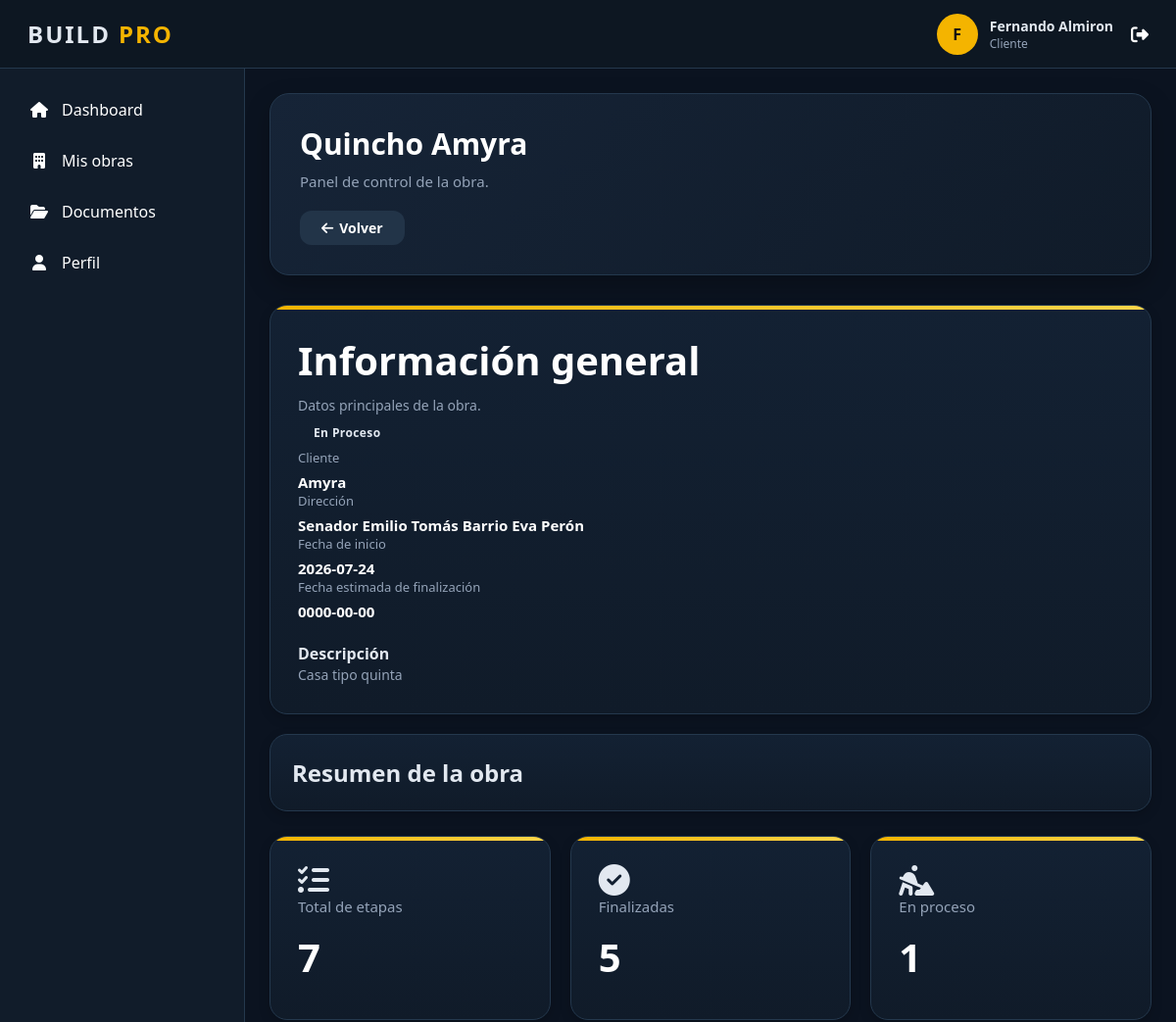
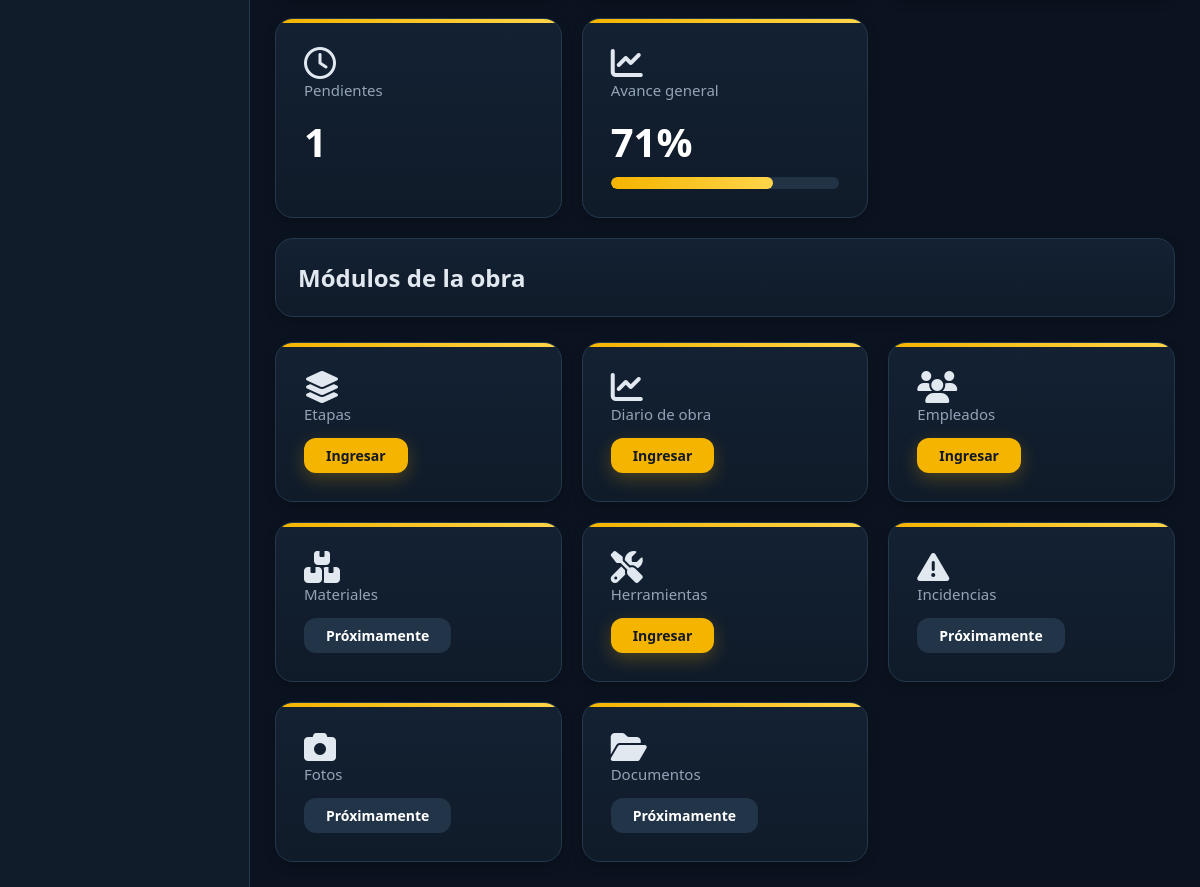
Page /vistas/obras/ver.php?id=9 (signed in) on the committed database (2 pictures, top to bottom).
### tables this page shows
CREATE TABLE `obra` (
  `id_obra` int(11) NOT NULL,
  `id_usuario` int(11) NOT NULL,
  `nombre_obra` varchar(150) NOT NULL,
  `direccion` varchar(255) NOT NULL,
  `descripcion` text DEFAULT NULL,
  `fecha_inicio` date DEFAULT NULL,
  `fecha_fin` date DEFAULT NULL,
  `estado` enum('Planificacion','En Proceso','Finalizada','Cancelada','Suspendida') DEFAULT 'Planificacion',
  `activo` tinyint(1) NOT NULL DEFAULT 1
);

CREATE TABLE `usuario` (
  `id_usuario` int(11) NOT NULL,
  `id_rol` int(11) NOT NULL,
  `nombre` varchar(100) NOT NULL,
  `apellido` varchar(100) NOT NULL,
  `documento` varchar(20) DEFAULT NULL,
  `correo` varchar(150) NOT NULL,
  `contraseña` varchar(255) NOT NULL,
  `telefono` varchar(20) DEFAULT NULL,
  `direccion` varchar(255) DEFAULT NULL,
  `salario` decimal(12,2) DEFAULT NULL,
  `id_cargo` int(11) DEFAULT NULL,
  `fecha_registro` datetime DEFAULT current_timestamp(),
  `estado` tinyint(1) DEFAULT 1 COMMENT '1=Activo, 0=Inactivo'
);

### modelos/Conexion.php (called while the page is built)
<?php
class Conexion {
    private $host = "localhost";
    private $usuario = "root";
    private $password = "";
    private $baseDatos = "constructora";
    public function conectar(){
        try {
            $conexion = new PDO(
                "mysql:host=".$this->host.";dbname=".$this->baseDatos.";charset=utf8",
                $this->usuario,
                $this->password
            );
            $conexion->setAttribute(
                PDO::ATTR_ERRMODE,
                PDO::ERRMODE_EXCEPTION
            );
            return $conexion;
        } catch(PDOException $e){
            die("Error de conexión: ".$e->getMessage());
        }
    }
}
?>

### modelos/Obra.php (called while the page is built, shortened)
<?php
require_once "Conexion.php";
class Obra
{
    private $conexion;
    public function __construct()
    {
        $db = new Conexion();
        $this->conexion = $db->conectar();
    }
    public function buscarPorId($id)
{
    $sql = "SELECT
                o.*,
                u.nombre AS nombre_cliente,
                u.apellido AS apellido_cliente
            FROM obra o
            INNER JOIN usuario u
                ON o.id_usuario = u.id_usuario
            WHERE o.id_obra = :id";
    $consulta = $this->conexion->prepare($sql);
    $consulta->bindParam(":id", $id, PDO::PARAM_INT);
    $consulta->execute();
    return $consulta->fetch(PDO::FETCH_ASSOC);
}
}

### modelos/Etapa.php (called while the page is built, shortened)
<?php
require_once "Conexion.php";
class Etapa
{
    private $conexion;
    public function __construct()
    {
        $db = new Conexion();
        $this->conexion = $db->conectar();
    }
    public function calcularAvance($id_obra)
    {
        $sql = "SELECT
                COUNT(*) AS total,
                SUM(CASE WHEN estado='Finalizada' THEN 1 ELSE 0 END) AS finalizadas
            FROM etapa_obra
            WHERE id_obra = ?";
        $stmt = $this->conexion->prepare($sql);
        $stmt->execute([$id_obra]);
        $resultado = $stmt->fetch(PDO::FETCH_ASSOC);
        return round(
            ($resultado["finalizadas"] / $resultado["total"]) * 100
        );
    }
    public function obtenerResumen($id_obra)
    {
        $sql = "SELECT
                COUNT(*) AS total,
                SUM(CASE WHEN estado='Finalizada' THEN 1 ELSE 0 END) AS finalizadas,
                SUM(CASE WHEN estado='En Proceso' THEN 1 ELSE 0 END) AS proceso,
                SUM(CASE WHEN estado='Pendiente' THEN 1 ELSE 0 END) AS pendientes
            FROM etapa_obra
            WHERE id_obra=?";
        $stmt = $this->conexion->prepare($sql);
        $stmt->execute([$id_obra]);
        $datos = $stmt->fetch(PDO::FETCH_ASSOC);
        return [
            "total" => (int)$datos["total"],
            "finalizadas" => (int)$datos["finalizadas"],
            "proceso" => (int)$datos["proceso"],
            "pendientes" => (int)$datos["pendientes"]
        ];
    }
}

### vistas/obras/ver.php (the view, shortened to what this page needs)
<?php
require_once "../../modelos/Obra.php";
require_once "../../modelos/Etapa.php";
$obra = new Obra();
$id = $_GET["id"] ?? 0;
$detalle = $obra->buscarPorId($id);
$etapa = new Etapa();
$avance = $etapa->calcularAvance($id);
$resumen = $etapa->obtenerResumen($id);
require_once "../../layouts/header.php";
require_once "../../layouts/sidebar.php";
?>
<main class="content">
    <div class="page-header">
        <div>
            <h1 class="page-title">
                <?= htmlspecialchars($detalle["nombre_obra"]) ?>
            </h1>
            <p class="page-subtitle">
                Panel de control de la obra.
            </p>
        </div>
        <a href="index.php" class="btn btn-secondary">
            <i class="fa-solid fa-arrow-left"></i>
            Volver
        </a>
    </div>
    <div class="card" style="margin-bottom: 20px;">
        <div class="card-header">
            <div>
                <h2>
                    Información general
                </h2>
                <p>
                    Datos principales de la obra.
                </p>
            </div>
            <span class="badge">
                <?= htmlspecialchars($detalle["estado"]) ?>
            </span>
        </div>
        <div class="info-grid">
            <div class="info-item">
                <span>
                    Cliente
                </span>
                <strong>
                    <?= htmlspecialchars($detalle["nombre_cliente"]) ?>
                </strong>
            </div>
            <div class="info-item">
                <span>
                    Dirección
                </span>
                <strong>
                    <?= htmlspecialchars($detalle["direccion"]) ?>
                </strong>
            </div>
            <div class="info-item">
                <span>
                    Fecha de inicio
                </span>
                <strong>
                    <?= htmlspecialchars($detalle["fecha_inicio"]) ?>
                </strong>
            </div>
            <div class="info-item">
                <span>
                    Fecha estimada de finalización
                </span>
                <strong>
                    <?= htmlspecialchars($detalle["fecha_fin"]) ?>
                </strong>
            </div>
        </div>
        <br>
        <strong>
            Descripción
        </strong>
        <p>
            <?= nl2br(htmlspecialchars($detalle["descripcion"])) ?>
        </p>
    </div>
    <div class="toolbar">
        <h2>
            Resumen de la obra
        </h2>
    </div>
    <div class="cards-grid">
        <div class="card">
            <i class="fa-solid fa-list-check fa-2x"></i>
            <h3>
                Total de etapas
            </h3>
            <h2>
                <?= $resumen["total"] ?>
            </h2>
        </div>
        <div class="card">
            <i class="fa-solid fa-circle-check fa-2x"></i>
            <h3>
                Finalizadas
            </h3>
            <h2>
                <?= $resumen["finalizadas"] ?>
            </h2>
        </div>
        <div class="card">
            <i class="fa-solid fa-person-digging fa-2x"></i>
            <h3>
                En proceso
            </h3>
            <h2>
                <?= $resumen["proceso"] ?>
            </h2>
        </div>
        <div class="card">
            <i class="fa-regular fa-clock fa-2x"></i>
            <h3>
                Pendientes
            </h3>
            <h2>
                <?= $resumen["pendientes"] ?>
            </h2>
        </div>
        <div class="card">
            <i class="fa-solid fa-chart-line fa-2x"></i>
            <h3>
                Avance general
            </h3>
            <h2>
                <?= $avance ?>%
            </h2>
            <div class="progress">
                <div
                    class="progress-bar"
                    style="width: <?= $avance ?>%;">
                </div>
            </div>
        </div>
    </div>
    <div class="toolbar" style="margin-top: 20px;">
        <h2>
            Módulos de la obra
        </h2>
    </div>
    <div class="cards-grid">
        <div class="card">
            <i class="fa-solid fa-layer-group fa-2x"></i>
            <h3>
                Etapas
            </h3>
            <a
                href="etapas/index.php?id_obra=<?= $detalle["id_obra"] ?>"
                class="btn btn-primary">
                Ingresar
            </a>
        </div>
        <div class="card">
            <i class="fa-solid fa-chart-line fa-2x"></i>
            <h3>
                Diario de obra
            </h3>
            <a
                href="../../controladores/AvanceController.php?accion=listar&id_obra=<?= $detalle["id_obra"] ?>"
                class="btn btn-primary">
                Ingresar
            </a>
        </div>
        <div class="card">
            <i class="fa-solid fa-users fa-2x"></i>
            <h3>
                Empleados
            </h3>
            <a
                href="../../controladores/EmpleadoObraController.php?accion=listar&id_obra=<?= $detalle["id_obra"] ?>"
                class="btn btn-primary">
                Ingresar
            </a>
        </div>
        <div class="card">
            <i class="fa-solid fa-boxes-stacked fa-2x"></i>
            <h3>
                Materiales
            </h3>
            <a
                href="#"
                class="btn btn-secondary">
                Próximamente
            </a>
        </div>
        <div class="card">
            <i class="fa-solid fa-screwdriver-wrench fa-2x"></i>
            <h3>
                Herramientas
            </h3>
<a
href="herramientas/index.php?id_obra=<?= $detalle["id_obra"] ?>"
class="btn btn-primary">
Ingresar
</a>
        </div>
        <div class="card">
            <i class="fa-solid fa-triangle-exclamation fa-2x"></i>
            <h3>
                Incidencias
            </h3>
            <a
                href="#"
                class="btn btn-secondary">
                Próximamente
            </a>
        </div>
        <div class="card">
            <i class="fa-solid fa-camera fa-2x"></i>
            <h3>
                Fotos
            </h3>
            <a
                href="#"
                class="btn btn-secondary">
                Próximamente
            </a>
        </div>
        <div class="card">
            <i class="fa-solid fa-folder-open fa-2x"></i>
            <h3>
                Documentos
            </h3>
            <a
                href="#"
                class="btn btn-secondary">
                Próximamente
            </a>
        </div>
    </div>
</main>
<?php require_once "../../layouts/footer.php"; ?>

### assets/css/layout.css (style rules this page uses)
:root { --bg:#070d14; --surface:#111e2b; --surface-light:#182838; --surface-hover:#223448; --primary:#ffb703; --primary-hover:#fb8500; --text:#ffffff; --text-secondary:#94a3b8; --border:rgba(255,255,255,.08); --sidebar-width:250px; --navbar-height:70px; --radius:14px; --shadow: 0 8px 30px rgba(0,0,0,.25); }
* { margin:0; padding:0; box-sizing:border-box; font-family:"Segoe UI",sans-serif; }
html, body { width:100%; min-height:100%; overflow-x:hidden; }
body { background:var(--bg); color:var(--text); }
.content { margin-left:var(--sidebar-width); margin-top:var(--navbar-height); min-height:calc(100vh - var(--navbar-height)); padding:30px; background:var(--bg); }
.page-title { margin-bottom:25px; }
@media (max-width:1200px) { .content { padding:25px; } }
.content { transition: margin-left .30s ease, width .30s ease, padding .30s ease; }
a { color:inherit; }

### assets/css/components.css (style rules this page uses)
:root { --bg:#0b1320; --surface:#111c2a; --surface-light:#182536; --surface-hover:#1d2d42; --border:#24384d; --primary:#f4b400; --primary-hover:#df9f00; --success:#22c55e; --danger:#ef4444; --warning:#f59e0b; --info:#3b82f6; --white:#ffffff; --text:#e2e8f0; --text-secondary:#94a3b8; --radius:18px; --shadow-sm:0 4px 12px rgba(0,0,0,.18); --shadow-md:0 10px 25px rgba(0,0,0,.25); --shadow-lg:0 18px 45px rgba(0,0,0,.35); }
* { margin:0; padding:0; box-sizing:border-box; }
body { background:var(--bg); color:var(--text); font-family:"Poppins",sans-serif; }
.card-grid, .cards-grid { display:grid; grid-template-columns:repeat(auto-fit,minmax(260px,1fr)); gap:25px; margin-top:25px; }
.card { position:relative; background:linear-gradient( 180deg, #132133, #101b29 ); border:1px solid var(--border); border-radius:var(--radius); padding:28px; overflow:hidden; box-shadow:var(--shadow-sm); transition: transform .25s, border-color .25s, box-shadow .25s; }
.card::before { content:""; position:absolute; left:0; top:0; width:100%; height:4px; background:linear-gradient( 90deg, var(--primary), #ffd54a ); }
.card h3 { color:var(--text-secondary); font-size:15px; font-weight:500; margin-bottom:14px; }
.card h2 { font-size:40px; font-weight:700; color:white; margin-bottom:8px; }
.card p { color:var(--text-secondary); font-size:14px; line-height:22px; }
.btn { display:inline-flex; align-items:center; justify-content:center; gap:10px; height:35px; padding:0 22px; border:none; border-radius:12px; cursor:pointer; text-decoration:none; font-size:14px; font-weight:600; transition:.25s; }
.btn-primary { background:var(--primary); color:#111827; box-shadow:0 6px 18px rgba(244,180,0,.25); }
.btn-secondary { background:#223448; color:white; }
.toolbar { display:flex; justify-content:space-between; align-items:center; gap:20px; padding:22px; background:linear-gradient( 180deg, #132133, #101b29 ); border:1px solid var(--border); border-radius:18px; box-shadow:var(--shadow-sm); }
.badge { display:inline-flex; align-items:center; justify-content:center; padding:8px 16px; border-radius:30px; font-size:12px; font-weight:700; letter-spacing:.4px; }
.info-item { display:flex; flex-direction:column; gap:6px; }
.info-item span { color:var(--text-secondary); font-size:13px; }
.info-item strong { color:white; font-size:15px; font-weight:600; }
.progress { width:100%; height:12px; background:#223346; border-radius:30px; overflow:hidden; }
.progress-bar { height:100%; border-radius:30px; background:linear-gradient( 90deg, var(--primary), #ffd54a ); transition:width .5s ease; }
.page-header { display:flex; justify-content:space-between; align-items:center; gap:20px; margin-bottom:30px; padding:30px; background:linear-gradient( 135deg, #162437, #101b29 ); border:1px solid var(--border); border-radius:20px; box-shadow:var(--shadow-md); }
.page-header h1 { color:white; font-size:30px; font-weight:700; margin-bottom:8px; }
.page-header p { color:var(--text-secondary); font-size:15px; }
@media (max-width:1200px) { .page-header { flex-direction:column; align-items:flex-start; } }
.toolbar { display:flex; justify-content:space-between; align-items:center; gap:15px; flex-wrap:wrap; }
.btn { display:inline-flex; align-items:center; justify-content:center; gap:6px; white-space:nowrap; }
.card-grid, .cards-grid { display:grid; grid-template-columns: repeat(auto-fit,minmax(250px,1fr)); gap:20px; }
.dashboard-card, .module-card, .card { width:100%; }

### rows in the picture
obra: nombre_obra "Quincho Amyra", estado "En Proceso", id_usuario.nombre "Amyra", direccion "Senador Emilio Tomás Barrio Eva Perón", fecha_inicio "2026-07-24", fecha_fin "0000-00-00", descripcion "Casa tipo quinta"

### other values in the picture
substr($_SESSION['usuario']['nombre'],0,1) "F"
$_SESSION['usuario']['nombre'] "Fernando"
$_SESSION['usuario']['apellido'] "Almiron"
$_SESSION['usuario']['rol'] "Cliente"
$item[1] "Dashboard"
$item[1] "Mis obras"
$item[1] "Documentos"
$item[1] "Perfil"
$resumen["total"] "7"
$resumen["finalizadas"] "5"
$resumen["proceso"] "1"
$resumen["pendientes"] "1"
$avance "71"
